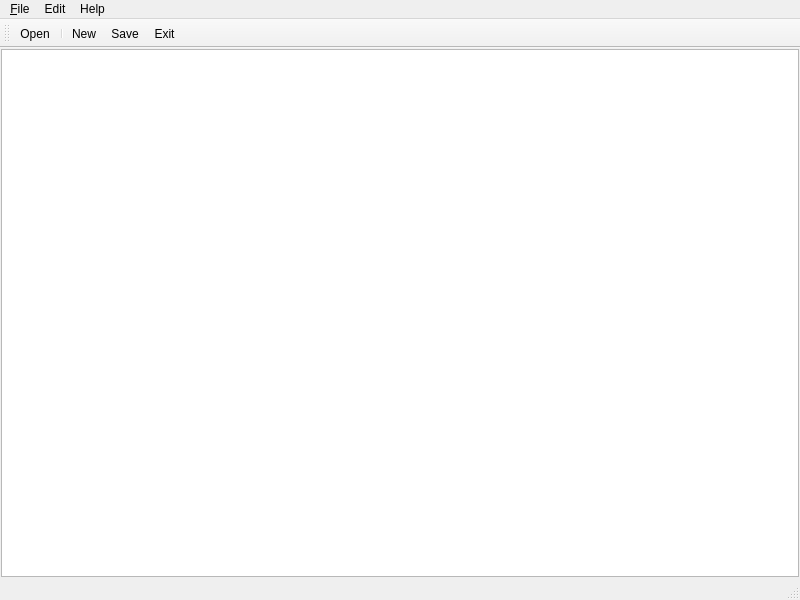
<?xml version="1.0" encoding="UTF-8"?>
<ui version="4.0">
 <class>MainWindow</class>
 <widget class="QMainWindow" name="MainWindow">
  <property name="geometry">
   <rect>
    <x>0</x>
    <y>0</y>
    <width>800</width>
    <height>600</height>
   </rect>
  </property>
  <property name="windowTitle">
   <string>Sample Editor</string>
  </property>
  <widget class="QWidget" name="centralwidget">
   <layout class="QVBoxLayout" name="verticalLayout">
    <property name="leftMargin">
     <number>1</number>
    </property>
    <property name="topMargin">
     <number>1</number>
    </property>
    <property name="rightMargin">
     <number>1</number>
    </property>
    <property name="bottomMargin">
     <number>1</number>
    </property>
    <item>
     <widget class="QTextEdit" name="textEdit"/>
    </item>
   </layout>
  </widget>
  <widget class="QStatusBar" name="statusbar"/>
  <widget class="QMenuBar" name="menubar">
   <property name="geometry">
    <rect>
     <x>0</x>
     <y>0</y>
     <width>800</width>
     <height>26</height>
    </rect>
   </property>
   <widget class="QMenu" name="menu_File">
    <property name="title">
     <string>&amp;File</string>
    </property>
    <addaction name="action_New"/>
    <addaction name="action_Open"/>
    <addaction name="actionOpen_Recent"/>
    <addaction name="separator"/>
    <addaction name="action_Save"/>
    <addaction name="action_Exit"/>
   </widget>
   <widget class="QMenu" name="menuEdit">
    <property name="title">
     <string>Edit</string>
    </property>
    <addaction name="actionCopy"/>
    <addaction name="actionPaste"/>
    <addaction name="actionCut"/>
    <addaction name="actionFind_and_Replace"/>
   </widget>
   <widget class="QMenu" name="menuHelp">
    <property name="title">
     <string>Help</string>
    </property>
    <addaction name="actionAbout"/>
   </widget>
   <addaction name="menu_File"/>
   <addaction name="menuEdit"/>
   <addaction name="menuHelp"/>
  </widget>
  <widget class="QToolBar" name="toolBar">
   <property name="windowTitle">
    <string>toolBar</string>
   </property>
   <attribute name="toolBarArea">
    <enum>TopToolBarArea</enum>
   </attribute>
   <attribute name="toolBarBreak">
    <bool>false</bool>
   </attribute>
   <addaction name="action_Open"/>
   <addaction name="separator"/>
   <addaction name="action_New"/>
   <addaction name="action_Save"/>
   <addaction name="action_Exit"/>
  </widget>
  <action name="action_New">
   <property name="icon">
    <iconset>
     <normaloff>ui/resources/new.png</normaloff>ui/resources/new.png</iconset>
   </property>
   <property name="text">
    <string>&amp;New</string>
   </property>
   <property name="shortcut">
    <string>Ctrl+N</string>
   </property>
  </action>
  <action name="action_Open">
   <property name="icon">
    <iconset>
     <normaloff>ui/resources/open.png</normaloff>ui/resources/open.png</iconset>
   </property>
   <property name="text">
    <string>&amp;Open</string>
   </property>
   <property name="shortcut">
    <string>Ctrl+O</string>
   </property>
  </action>
  <action name="actionOpen_Recent">
   <property name="text">
    <string>Open &amp;Recent</string>
   </property>
  </action>
  <action name="action_Save">
   <property name="icon">
    <iconset>
     <normaloff>ui/resources/save.ico</normaloff>ui/resources/save.ico</iconset>
   </property>
   <property name="text">
    <string>&amp;Save</string>
   </property>
   <property name="shortcut">
    <string>Ctrl+S</string>
   </property>
  </action>
  <action name="action_Exit">
   <property name="text">
    <string>&amp;Exit</string>
   </property>
  </action>
  <action name="actionCopy">
   <property name="text">
    <string>Copy</string>
   </property>
  </action>
  <action name="actionPaste">
   <property name="text">
    <string>Paste</string>
   </property>
  </action>
  <action name="actionCut">
   <property name="text">
    <string>Cut</string>
   </property>
  </action>
  <action name="actionFind_and_Replace">
   <property name="text">
    <string>Find and Replace</string>
   </property>
  </action>
  <action name="actionAbout">
   <property name="text">
    <string>About</string>
   </property>
  </action>
 </widget>
 <resources/>
 <connections/>
</ui>
